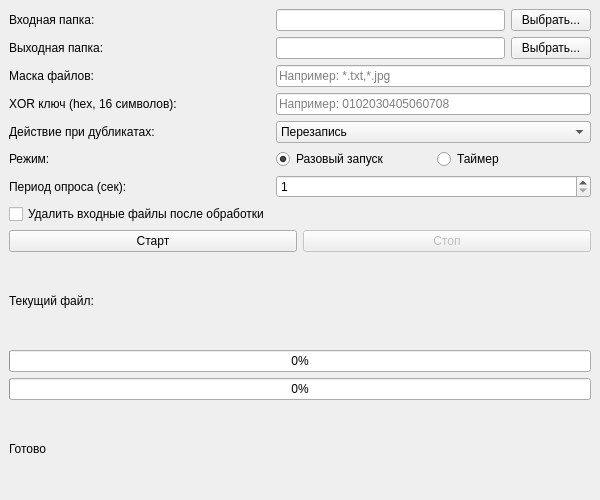
<?xml version="1.0" encoding="UTF-8"?>
<ui version="4.0">
 <class>MainWindow</class>
 <widget class="QMainWindow" name="MainWindow">
  <property name="geometry">
   <rect>
    <x>0</x>
    <y>0</y>
    <width>600</width>
    <height>500</height>
   </rect>
  </property>
  <property name="windowTitle">
   <string>XOR File Processor</string>
  </property>
  <widget class="QWidget" name="centralwidget">
   <layout class="QVBoxLayout" name="verticalLayout">
    <item>
     <layout class="QFormLayout" name="formLayout">
      <item row="0" column="0">
       <widget class="QLabel" name="label">
        <property name="text">
         <string>Входная папка:</string>
        </property>
       </widget>
      </item>
      <item row="0" column="1">
       <layout class="QHBoxLayout" name="horizontalLayout_input">
        <item>
         <widget class="QLineEdit" name="inputPathEdit"/>
        </item>
        <item>
         <widget class="QPushButton" name="selectInputPathButton">
          <property name="text">
           <string>Выбрать...</string>
          </property>
         </widget>
        </item>
       </layout>
      </item>
      <item row="1" column="0">
       <widget class="QLabel" name="label_2">
        <property name="text">
         <string>Выходная папка:</string>
        </property>
       </widget>
      </item>
      <item row="1" column="1">
       <layout class="QHBoxLayout" name="horizontalLayout_output">
        <item>
         <widget class="QLineEdit" name="outputPathEdit"/>
        </item>
        <item>
         <widget class="QPushButton" name="selectOutputPathButton">
          <property name="text">
           <string>Выбрать...</string>
          </property>
         </widget>
        </item>
       </layout>
      </item>
      <item row="2" column="0">
       <widget class="QLabel" name="label_3">
        <property name="text">
         <string>Маска файлов:</string>
        </property>
       </widget>
      </item>
      <item row="2" column="1">
       <widget class="QLineEdit" name="maskEdit">
        <property name="placeholderText">
         <string>Например: *.txt,*.jpg</string>
        </property>
       </widget>
      </item>
      <item row="3" column="0">
       <widget class="QLabel" name="label_4">
        <property name="text">
         <string>XOR ключ (hex, 16 символов):</string>
        </property>
       </widget>
      </item>
      <item row="3" column="1">
       <widget class="QLineEdit" name="xorValueEdit">
        <property name="placeholderText">
         <string>Например: 0102030405060708</string>
        </property>
       </widget>
      </item>
      <item row="4" column="0">
       <widget class="QLabel" name="label_5">
        <property name="text">
         <string>Действие при дубликатах:</string>
        </property>
       </widget>
      </item>
      <item row="4" column="1">
       <widget class="QComboBox" name="duplicateCombo">
        <item>
         <property name="text">
          <string>Перезапись</string>
         </property>
        </item>
        <item>
         <property name="text">
          <string>Добавить счетчик</string>
         </property>
        </item>
       </widget>
      </item>
      <item row="5" column="0">
       <widget class="QLabel" name="label_6">
        <property name="text">
         <string>Режим:</string>
        </property>
       </widget>
      </item>
      <item row="5" column="1">
       <layout class="QHBoxLayout" name="horizontalLayout_mode">
        <item>
         <widget class="QRadioButton" name="singleModeRadio">
          <property name="text">
           <string>Разовый запуск</string>
          </property>
          <property name="checked">
           <bool>true</bool>
          </property>
         </widget>
        </item>
        <item>
         <widget class="QRadioButton" name="timerModeRadio">
          <property name="text">
           <string>Таймер</string>
          </property>
         </widget>
        </item>
       </layout>
      </item>
      <item row="6" column="0">
       <widget class="QLabel" name="label_7">
        <property name="text">
         <string>Период опроса (сек):</string>
        </property>
       </widget>
      </item>
      <item row="6" column="1">
       <widget class="QSpinBox" name="periodSpin">
        <property name="minimum">
         <number>1</number>
        </property>
        <property name="value">
         <number>1</number>
        </property>
       </widget>
      </item>
      <item row="7" column="0">
       <widget class="QCheckBox" name="deleteInputCheck">
        <property name="text">
         <string>Удалить входные файлы после обработки</string>
        </property>
       </widget>
      </item>
     </layout>
    </item>
    <item>
     <layout class="QHBoxLayout" name="horizontalLayout_buttons">
      <item>
       <widget class="QPushButton" name="startButton">
        <property name="text">
         <string>Старт</string>
        </property>
       </widget>
      </item>
      <item>
       <widget class="QPushButton" name="stopButton">
        <property name="text">
         <string>Стоп</string>
        </property>
        <property name="enabled">
         <bool>false</bool>
        </property>
       </widget>
      </item>
     </layout>
    </item>
    <item>
     <widget class="QLabel" name="currentFileLabel">
      <property name="text">
       <string>Текущий файл: </string>
      </property>
     </widget>
    </item>
    <item>
     <layout class="QVBoxLayout" name="verticalLayout_progress">
      <item>
       <widget class="QProgressBar" name="progressBar">
        <property name="value">
         <number>0</number>
        </property>
       </widget>
      </item>
      <item>
       <widget class="QProgressBar" name="totalProgressBar">
        <property name="value">
         <number>0</number>
        </property>
       </widget>
      </item>
     </layout>
    </item>
    <item>
     <widget class="QLabel" name="statusLabel">
      <property name="text">
       <string>Готово</string>
      </property>
     </widget>
    </item>
   </layout>
  </widget>
 </widget>
 <resources/>
 <connections/>
</ui>
